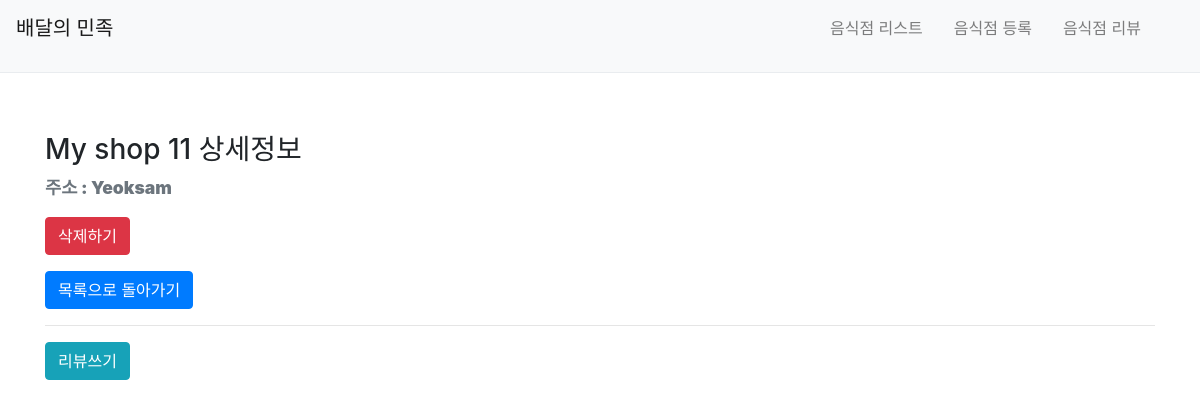
The app's page /third/restaurant/4/, older data.
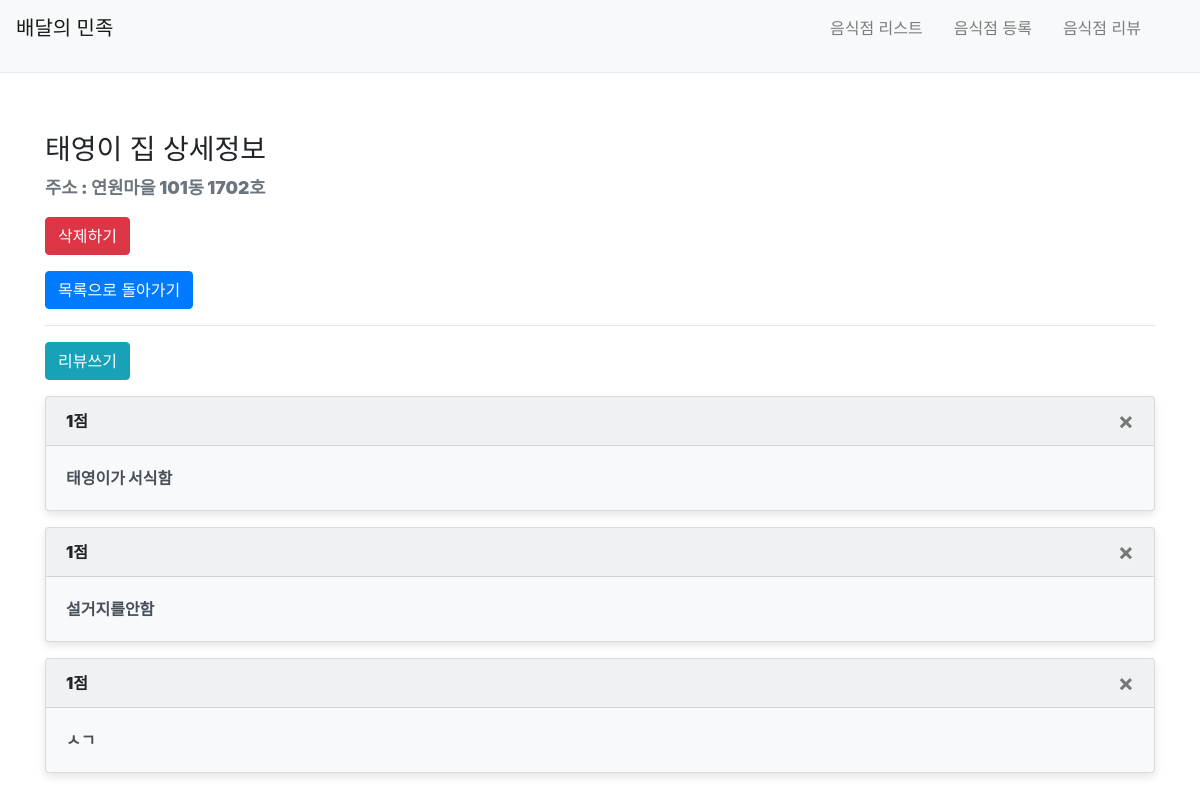
The same page, newer data.
### third/models.py (models this page shows)
class Restaurant(models.Model): # Restaurant 라는 상점을 나타내는 모델을 정의
    name = models.CharField(max_length=30)  # 이름
    address = models.CharField(max_length=200)  # 주소
    created_at = models.DateTimeField(auto_now_add=True)  # 글 작성 시 (이 모델의 데이터(레코드) 저장 시) 생성 시각
    updated_at = models.DateTimeField(auto_now=True)  # 저장된 레코드 수정 시 수정 시각

class Review(models.Model):
    point = models.IntegerField()
    comment = models.CharField(max_length=500)
    restaurant = models.ForeignKey(Restaurant, on_delete=models.CASCADE)
    created_at = models.DateTimeField(auto_now_add=True)  # 글 작성 시 (이 모델의 데이터(레코드) 저장 시) 생성 시각
    updated_at = models.DateTimeField(auto_now=True)

### third/views.py (the view)
# urls.py: path('restaurant/<int:id>/', views.detail, name='restaurant-detail'),
def detail(request, id):  # restaurant의 id (pk)를 직접 url path parameter을 통해 전달 받습니다.
    if id is not None:
        item = get_object_or_404(Restaurant, pk=id)
        reviews = Review.objects.filter(restaurant=item).all()
        return render(request, 'third/detail.html', {'item': item, 'reviews': reviews})
    return HttpResponseRedirect('/third/list/')  # 리스트 화면으로 이동합니다.

### third/templates/third/detail.html
{% extends 'third/base.html' %}
{% load static %}
{% block content %}
<div class="container">
    <div class="row">
        <div class="col-sm-12" style="margin-top:20px;">
            <h3>{{ item.name }} 상세정보</h3>
            <p> <strong>주소<strong/> : {{ item.address }}</p>
            <p class="text-left">
                <a href="{% url 'restaurant-delete' %}?id={{ item.id }}">
                    <button class="btn btn-danger">삭제하기</button>
                </a>
            </p>
            <p>
                <a href="{% url 'restaurant-back' %}?id={{ item.id }}">
                    <button class="btn btn-primary">목록으로 돌아가기</button>
                </a>
            </p>
            <hr/>
            <p>
                <a href="{% url 'review-create' restaurant_id=item.id %}">
                    <button class="btn btn-info">리뷰쓰기</button>
                </a>
            </p>
            {% for review in reviews %}
                <div class="card bg-light mb-3">
                  <div class="card-header"><b>{{ review.point }}</b>점
                    <a href="{% url 'review-delete' restaurant_id=item.id review_id=review.id %}">
                        <button type="button" class="close" aria-label="Close">
                          <span aria-hidden="true">&times;</span>
                        </button>
                    </a>
                  </div>
                  <div class="card-body">
                    <p class="card-text">{{ review.comment }}</p>
                  </div>
                </div>
            {% endfor %}
        </div>
    </div>
</div>
{% endblock %}

### third/templates/third/base.html (shortened to what this page needs)
{% load static %}
<html>
    <head>
        <link rel="stylesheet" type="text/css" href="{% static 'third/styles.css' %}">
        <link rel="stylesheet" href="https://stackpath.bootstrapcdn.com/bootstrap/4.1.3/css/bootstrap.min.css">
    </head>
    <body>
        <header>
            <nav class="navbar navbar-expand-lg navbar-light bg-light">
              <ul>
                  <li class="navbar-brand mb-0 h1" href="/third/list">배달의 민족</li>
              </ul>
              <ul class="collapse navbar-collapse" id="navbarNavAltMarkup">
                <li class="navbar-nav">
                  <a class="nav-item nav-link" href="/third/list">음식점 리스트<span class="sr-only">(current)</span></a>
                  <a class="nav-item nav-link" href="/third/create">음식점 등록</a>
                    <a class="nav-item nav-link" href="/third/review/list">음식점 리뷰</a>
                </li>
              </ul>
            </nav>
        </header>
        {% block content %}
        {% endblock %}
    </body>
</html>

### third/static/third/styles.css (style rules this page uses)
* { margin: 0; padding: 0; box-sizing: border-box; }
body { font-family: 'Arial', sans-serif; background-color: #f8f9fa; color: #343a40; }
header { margin-bottom: 20px; }
ul { list-style: none; padding-left: 0; display: flex; align-items: center; }
li { display: inline-block; margin-right: 20px; }
.navbar { background-color: #ffffff; border-bottom: 1px solid #e9ecef; padding: 10px 20px; }
.navbar-brand { font-size: 1.8rem; font-weight: bold; color: #007bff; text-decoration: none; }
.navbar-nav .nav-item { margin-right: 15px; }
.navbar-nav .nav-link { font-size: 1rem; color: #007bff; text-decoration: none; transition: color 0.3s ease; }
.collapse { justify-content: flex-end; }
.container { max-width: 1200px; margin: 0 auto; padding: 20px; }
p { font-size: 1.1rem; color: #6c757d; }
.card { background-color: #ffffff; border-radius: 10px; box-shadow: 0 4px 8px rgba(0, 0, 0, 0.1); transition: transform 0.3s ease, box-shadow 0.3s ease; }
.card-body { padding: 20px; }
.card-text { font-size: 1rem; color: #495057; margin-bottom: 15px; }

Row changes from the older to the newer data that the page shows:
changed Restaurant: name "My shop 11" → "태영이 집"; address "Yeoksam" → "연원마을 101동 1702호"
added Review: point "1", comment "태영이가 서식함"
added Review: point "1", comment "설거지를안함"
added Review: point "1", comment "ㅅㄱ"
